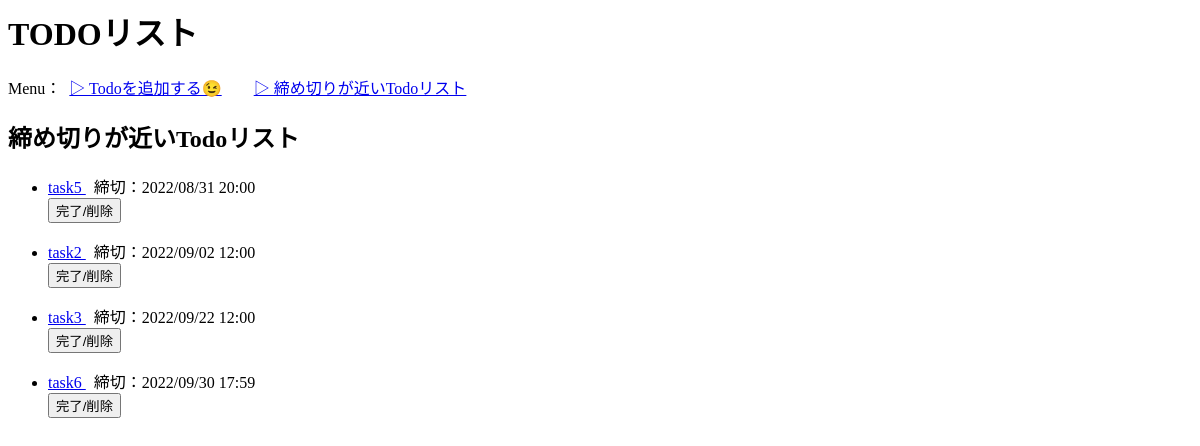
Page /todos/ on the earlier database version.
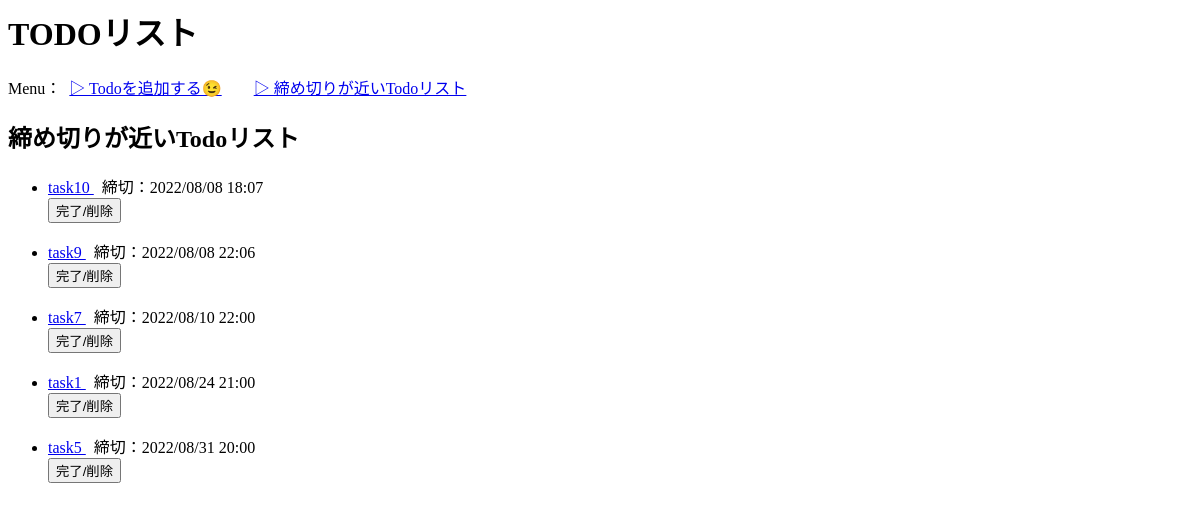
Same page on the later database version.
### todos/models.py (models this page shows, shortened)
class Todo(models.Model):
    name = models.CharField(max_length=50)
    detail = models.CharField(max_length=200)
    deadline = models.DateTimeField('締め切り')
    priolity = models.IntegerField(choices = PRIOLITY_COICES, default = 3)

### todos/views.py (the view)
# urls.py: path('', views.IndexView.as_view(), name='index'),
class IndexView(generic.ListView):
    template_name = 'todos/index.html'
    context_object_name = 'latest_todo_list'
    def get_queryset(self):
        return Todo.objects.order_by('deadline')[:5]

### todos/templates/todos/index.html (shortened to what this page needs)
<html lang="ja">
<head>
</head>
<body>
    <div>
        <h1>TODOリスト</h1>
        <p>Menu：&nbsp;
            <a href="{% url 'todos:create'%}"> ▷ Todoを追加する😉</a>&emsp;&emsp;<a href="{% url 'todos:index'%}">▷
                締め切りが近いTodoリスト</a>
        </p>
        <h2>締め切りが近いTodoリスト</h2>
        {% if latest_todo_list %}
        <ul>
            {% for todo in latest_todo_list %}
            <li><a href="{% url 'todos:detail' todo.id %}">{{ todo.name }} </a> &nbsp;
                締切：{{ todo.deadline | date:'Y/m/d H:i' }}</li>
            <form action="{% url 'todos:delete_alert' todo.id %}" method="post">
                <input type="submit" value="完了/削除">
            </form>
            {% endfor %}
        </ul>
        {% else %}
        <p> No todos! Let's create todos:) </p>
        {% endif %}
    </div>
</body>
</html>

Differences in the rows shown:
no longer on this page (row unchanged): Todo: name "task2", deadline "2022/09/02 12:00"
no longer on this page (row unchanged): Todo: name "task3", deadline "2022/09/22 12:00"
no longer on this page (row unchanged): Todo: name "task6", deadline "2022/09/30 17:59"
added Todo: name "task10", deadline "2022/08/08 18:07"
added Todo: name "task9", deadline "2022/08/08 22:06"
added Todo: name "task7", deadline "2022/08/10 22:00"
added Todo: name "task1", deadline "2022/08/24 21:00"
